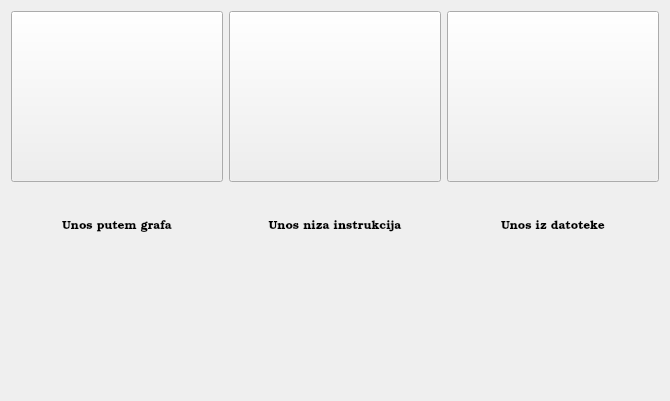
<?xml version="1.0" encoding="UTF-8"?>
<ui version="4.0">
 <class>Pocetna</class>
 <widget class="QWidget" name="Pocetna">
  <property name="geometry">
   <rect>
    <x>0</x>
    <y>0</y>
    <width>670</width>
    <height>401</height>
   </rect>
  </property>
  <property name="windowTitle">
   <string>Pocetna</string>
  </property>
  <property name="layoutDirection">
   <enum>Qt::LeftToRight</enum>
  </property>
  <layout class="QVBoxLayout" name="verticalLayout">
   <item>
    <layout class="QHBoxLayout" name="horizontalLayout">
     <item>
      <layout class="QGridLayout" name="gridLayout">
       <property name="horizontalSpacing">
        <number>6</number>
       </property>
       <property name="verticalSpacing">
        <number>38</number>
       </property>
       <item row="1" column="1">
        <widget class="QLabel" name="label_2">
         <property name="font">
          <font>
           <family>URW Bookman L</family>
          </font>
         </property>
         <property name="text">
          <string>Unos niza instrukcija</string>
         </property>
         <property name="alignment">
          <set>Qt::AlignHCenter|Qt::AlignTop</set>
         </property>
        </widget>
       </item>
       <item row="0" column="2">
        <widget class="QPushButton" name="pushButton_3">
         <property name="sizePolicy">
          <sizepolicy hsizetype="Minimum" vsizetype="Minimum">
           <horstretch>0</horstretch>
           <verstretch>0</verstretch>
          </sizepolicy>
         </property>
         <property name="text">
          <string/>
         </property>
        </widget>
       </item>
       <item row="0" column="0">
        <widget class="QPushButton" name="pushButton">
         <property name="sizePolicy">
          <sizepolicy hsizetype="Minimum" vsizetype="Minimum">
           <horstretch>0</horstretch>
           <verstretch>0</verstretch>
          </sizepolicy>
         </property>
         <property name="autoFillBackground">
          <bool>false</bool>
         </property>
         <property name="text">
          <string/>
         </property>
        </widget>
       </item>
       <item row="1" column="0">
        <widget class="QLabel" name="label">
         <property name="font">
          <font>
           <family>URW Bookman L</family>
          </font>
         </property>
         <property name="text">
          <string>Unos putem grafa</string>
         </property>
         <property name="textFormat">
          <enum>Qt::PlainText</enum>
         </property>
         <property name="alignment">
          <set>Qt::AlignHCenter|Qt::AlignTop</set>
         </property>
        </widget>
       </item>
       <item row="1" column="2">
        <widget class="QLabel" name="label_3">
         <property name="font">
          <font>
           <family>URW Bookman L</family>
          </font>
         </property>
         <property name="text">
          <string>Unos iz datoteke</string>
         </property>
         <property name="alignment">
          <set>Qt::AlignHCenter|Qt::AlignTop</set>
         </property>
        </widget>
       </item>
       <item row="0" column="1">
        <widget class="QPushButton" name="pushButton_2">
         <property name="sizePolicy">
          <sizepolicy hsizetype="Minimum" vsizetype="Minimum">
           <horstretch>0</horstretch>
           <verstretch>0</verstretch>
          </sizepolicy>
         </property>
         <property name="text">
          <string/>
         </property>
        </widget>
       </item>
      </layout>
     </item>
    </layout>
   </item>
  </layout>
 </widget>
 <layoutdefault spacing="6" margin="11"/>
 <resources/>
 <connections/>
</ui>
